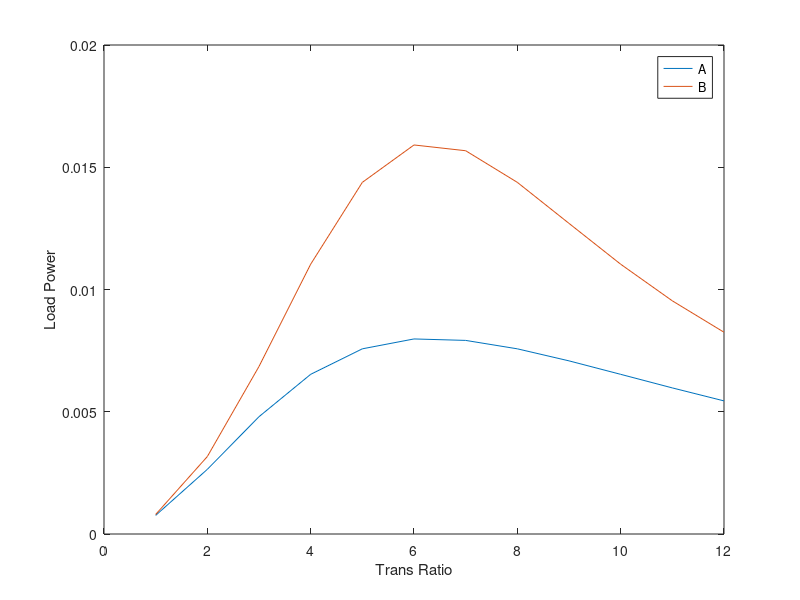

Reproduce this figure in MATLAB.

clc
clear all

V = 8 ; 
Rl = 50 ;   

N2 = 1 ;
N1 = 1:12 ;

for k = 1:12
    a(k) = N1(k)/N2 ;
    Rl2(k) = a(k)^2 * Rl ;
    Z(k) = 2000 + Rl2(k) ;
    I(k) = V/Z(k) ;
    P(k) = Rl2(k)*I(k)^2 ;
end

A = plot(a,P) ;
xlabel('Trans Ratio') ;
ylabel('Load Power') ;

hold on

for k = 1:12
    a(k) = N1(k)/N2 ;
    Rl2(k) = a(k)^2 * Rl ;
    Z(k) = 1i*2000 + Rl2(k) ;
    I(k) = V/Z(k) ;
    P(k) = Rl2(k)*abs(I(k))^2 ;
end

B =plot(a,P) ;
legend('A','B')
